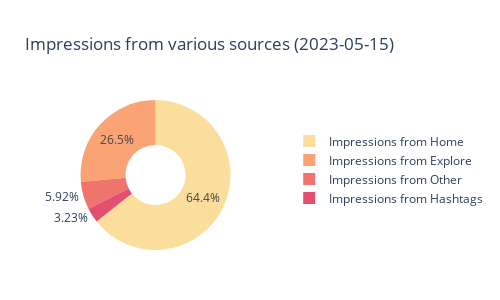

Write notebook code for a chart like this one.
### Code cell
# Impressions 
impression_home = df["impressions_from_home"].sum()
impression_hashtag = df["impressions_from_hashtag"].sum()
impression_explore = df["impressions_from_profile"].sum()
impression_other = df["impressions_from_other"].sum()

labels = ['Impressions from Home','Impressions from Hashtags','Impressions from Explore','Impressions from Other']
values = [impression_home, impression_hashtag, impression_explore, impression_other]

fig = px.pie(df, values=values, names=labels, title = "Impressions from various sources " + f"({date.today()})", hole = 0.4, width = 500,
             height = 300, color_discrete_sequence= px.colors.sequential.Sunsetdark)

fig.update_layout(
    margin=dict(l=50, r=50, t=100, b=50),
    legend=dict(
    yanchor = "bottom",
    y= 0.25,
    xanchor = "left",
    x=1.2
)
)

fig.show()

### Figure 1 — Plotly figure (JSON) as saved in the notebook; plotly's stock layout.template omitted (floating-point values rounded to 4 significant figures)
{"data": [{"domain": {"x": [0, 1], "y": [0, 1]}, "hole": 0.4, "hovertemplate": "label=%{label}<br>value=%{value}<extra></extra>", "labels": ["Impressions from Home", "Impressions from Hashtags", "Impressions from Explore", "Impressions from Other"], "legendgroup": "", "name": "", "showlegend": true, "type": "pie", "values": [32711, 1640, 13457, 3007]}], "layout": {"height": 300, "legend": {"tracegroupgap": 0, "x": 1.2, "xanchor": "left", "y": 0.25, "yanchor": "bottom"}, "margin": {"b": 50, "l": 50, "r": 50, "t": 100}, "piecolorway": ["rgb(252, 222, 156)", "rgb(250, 164, 118)", "rgb(240, 116, 110)", "rgb(227, 79, 111)", "rgb(220, 57, 119)", "rgb(185, 37, 122)", "rgb(124, 29, 111)"], "title": {"text": "Impressions from various sources (2023-05-15)"}, "width": 500}}
